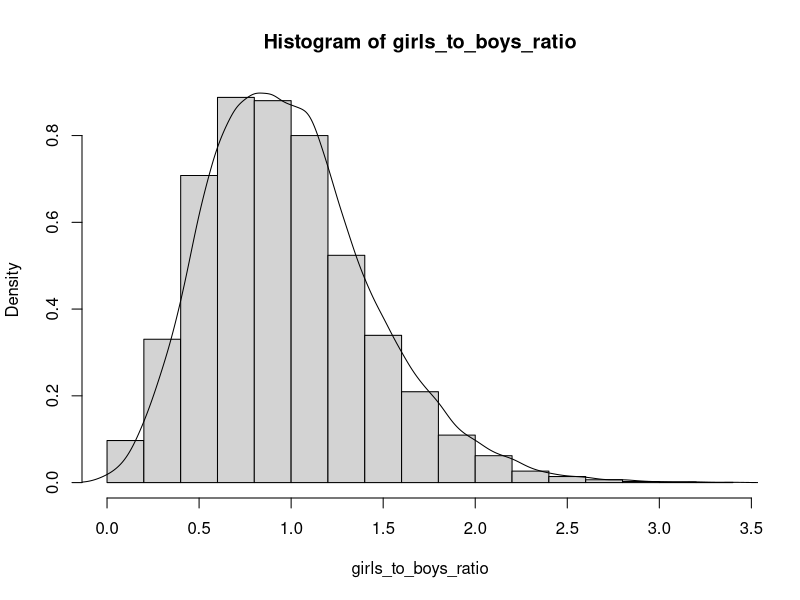

Recreate this plot in R.
birth_ratio<-function(N)
{
  iterations <- 10000
  num_of_girls <- c(rep(0,iterations))
  girls_prcnt <- c(rep(0,iterations))
  for (i in 1:iterations)
  {
    count_children_in_family <- c(rep(0,N))
    for (j in 1:N)
    {
      # considering 0 as girl and 1 as boy
      while(TRUE)
      {
        gender <- sample(c(0:1),1)
        count_children_in_family[j] <- count_children_in_family[j] + 1
        if (gender==1)
        {
          break
        }
      }
    }
    num_of_girls[i] <- sum(count_children_in_family) - N
    girls_prcnt[i] <- num_of_girls[i]/sum(count_children_in_family)
  }
  girls_to_boys_ratio <- num_of_girls/N
  cat("Expected girls percentage = ",round(100*mean(girls_prcnt),2),"%\n")
  cat("Mean of ratio = ", round(mean(girls_to_boys_ratio),4),"\n")
  cat("Std. Dev. of ratio = ", round(sd(girls_to_boys_ratio),4),"\n")
  hist(girls_to_boys_ratio, prob=TRUE)
  lines(density(girls_to_boys_ratio))
}

birth_ratio(10)
